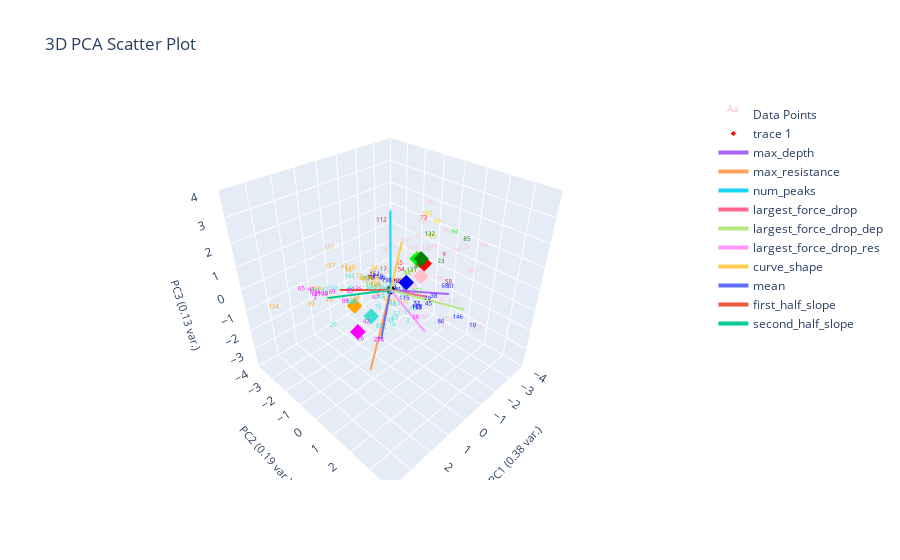
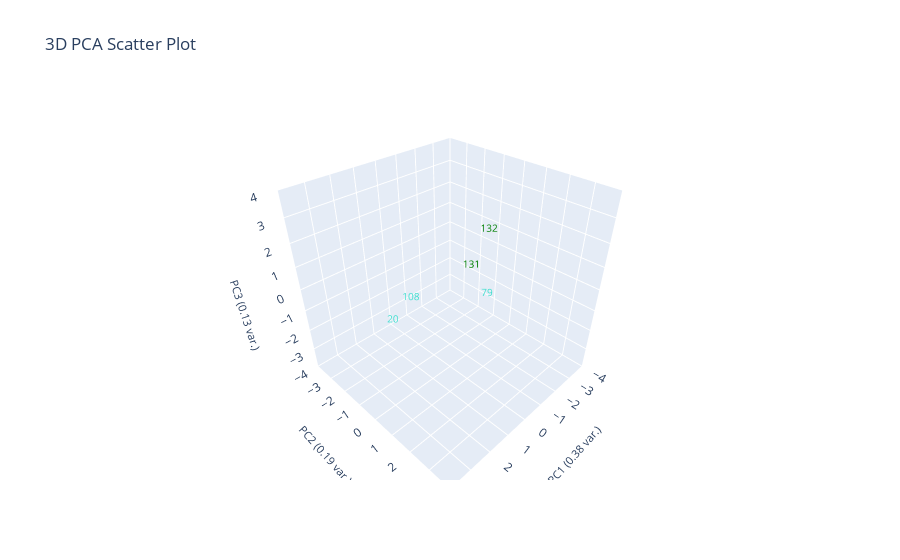
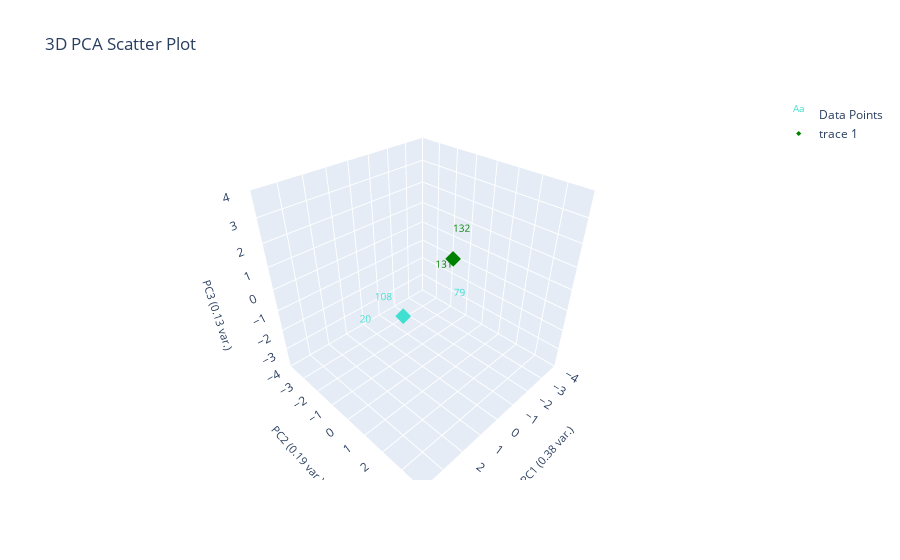
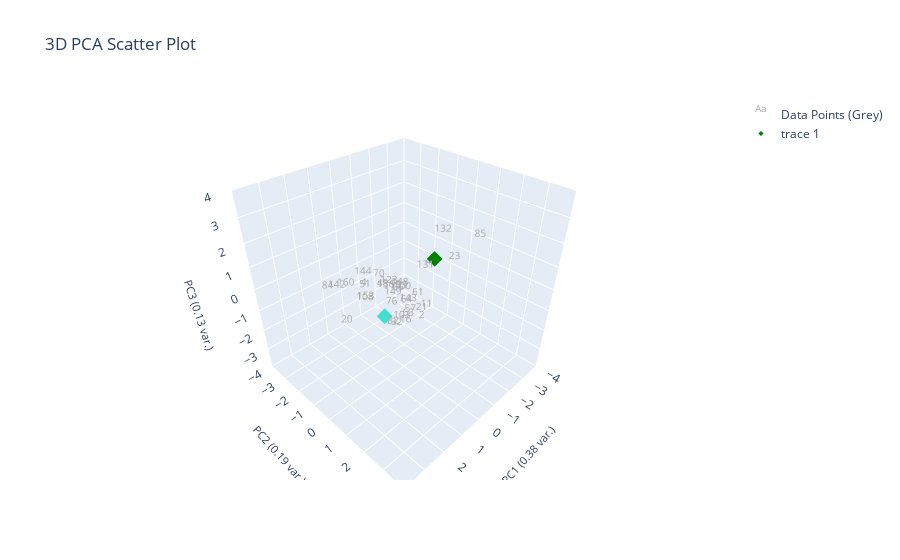

The notebook cell these images were saved under, in order:
### Markdown cell above
# Clustering data with ES-D removed (Corrected)

### Code cell
# should labels be fixed or not
labeled_data_esd_removed = marions_labeled_data[marions_labeled_data[ylabel_name] != 'ES-D'].copy()
marions_labeled_data_esd_removed = marions_labeled_data[marions_labeled_data[ylabel_name] != 'ES-D']

# print('Labeled data only')
plotting.plot_clusters_seperately(labeled_data_esd_removed[f'{ylabel_name}_nums'], curve_data, ylabel_name, bold_idxs=labeled_data_esd_removed.index.tolist(), cluster_category_names=list(ylabel_to_cluster_num.keys()))

label_centroids_esd_removed = find_labels_centroids(labeled_data_esd_removed, ylabel_to_cluster_num, ylabel_name)
pseudo_data_esd_removed = find_closest_centroid(data_features, label_centroids_esd_removed, ylabel_name)

print('Corrected')
changed_ylabel_idxs = find_changed_ylabel_data(labeled_data_esd_removed, pseudo_data_esd_removed, ylabel_name)
corrected_pseudo_data_esd_removed = correct_pseudo_ylabels_to_actual(pseudo_data_esd_removed, marions_labeled_data, ylabel_name, changed_ylabel_idxs)
plotting.plot_clusters_seperately(corrected_pseudo_data_esd_removed[f'pseudo_{ylabel_name}_nums'], curve_data, ylabel_name, cluster_category_names=list(ylabel_to_cluster_num.keys()), pseudo_corrections=labeled_data_esd_removed)
# plotting.plot_pca(corrected_pseudo_data_esd_removed, corrected_pseudo_data_esd_removed[f'pseudo_{ylabel_name}_nums'], 3, graph_title="", ylabel_name=ylabel_name, centroids=label_centroids_esd_removed)

print('Uncorrected')
# find_changed_ylabel_data(marions_labeled_data_esd_removed, pseudo_data_esd_removed, ylabel_name)
# plotting.get_curve_idx_from_cluster_color('pink', pseudo_data_esd_removed[f'pseudo_{ylabel_name}_nums'], pseudo_data_esd_removed.index, data_features)
# plotting.get_curve_idx_from_cluster_color('orange', pseudo_data_esd_removed[f'pseudo_{ylabel_name}_nums'], pseudo_data_esd_removed.index, data_features)
# # print(pseudo_data_esd_removed[:3])
# indicies = pseudo_data_esd_removed[pseudo_data_esd_removed['filenames'].isin(['WS23_L3_T1_P_23.csv','WS23_L3_T1_P_25.csv'])].index
# plotting.plot_specific_curves([indicies.tolist()[0]], curve_data, data_features, color='pink')
# plotting.plot_specific_curves([indicies.tolist()[1]], curve_data, data_features, color='orange')


plotting.plot_clusters_seperately(pseudo_data_esd_removed[f'pseudo_{ylabel_name}_nums'], curve_data, ylabel_name, cluster_category_names=list(ylabel_to_cluster_num.keys()), bold_idxs=marions_labeled_data_esd_removed.index)
# print(label_centroids_esd_removed)
plotting.plot_pca(pseudo_data_esd_removed, pseudo_data_esd_removed[f'pseudo_{ylabel_name}_nums'], 3, graph_title="", ylabel_name=ylabel_name, centroids=label_centroids_esd_removed,
                only_plot_cluster_labels=[])
# plotting.pca_analysis(pseudo_data_esd_removed)
# ylabel_to_cluster_num = {'ES-B':0, 'ES-BW':1, 'ES-S':2, 'ES-S-Plates':3, 'ES-D':4, 'LS':5, 'F':6, 'LS/F':7, 'ES-DB':8, 'ES': 9}
# print(pseudo_data_esd_removed[:3])

# print(pseudo_data_esd_removed.dropna(subset=[ylabel_name])[['filenames', ylabel_name]])
plotting.plot_pseudo_labeling_steps(pseudo_data_esd_removed, pseudo_data_esd_removed[f'pseudo_{ylabel_name}_nums'], 3, graph_title="", ylabel_name=ylabel_name, centroids=label_centroids_esd_removed,
                specific_clusters=[3,6])

### Figure 1 — Plotly figure (JSON) as saved in the notebook; plotly's stock layout.template omitted (floating-point values rounded to 4 significant figures; data arrays with more than 128 entries replaced by an {"elided": "..."} marker saying what was removed)
{"data": [{"mode": "text", "name": "Data Points", "text": {"elided": "164 str values"}, "textfont": {"color": {"elided": "164 str values"}, "size": 6}, "type": "scatter3d", "x": {"elided": "164 float values"}, "y": {"elided": "164 float values"}, "z": {"elided": "164 float values"}}, {"marker": {"color": ["red", "gold", "blue", "green", "pink", "turquoise", "orange", "lime", "magenta"], "size": 4, "symbol": "diamond"}, "mode": "markers", "type": "scatter3d", "x": [-1.877, -2.694, -0.3074, -1.254, -1.592, 1.325, 0.662, -2.122, 2.368], "y": [0.005828, -1.022, 0.5114, 0.371, 0.1046, 0.3358, -1.383, -0.5914, 0.7912], "z": [0.3511, -0.2305, 0.4438, 0.9999, -0.07583, -0.3207, -1.133, 0.2171, -0.1541]}, {"marker": {"color": "black", "size": 3}, "mode": "markers", "name": "Origin", "showlegend": false, "type": "scatter3d", "x": [0], "y": [0], "z": [0]}, {"line": {"width": 4}, "mode": "lines+text", "name": "max_depth", "textposition": "top center", "type": "scatter3d", "x": [0, -2.113], "y": [0, 1.179], "z": [0, -0.662]}, {"line": {"width": 4}, "mode": "lines+text", "name": "max_resistance", "textposition": "top center", "type": "scatter3d", "x": [0, 1.707], "y": [0, 0.6337], "z": [0, -2.557]}, {"line": {"width": 4}, "mode": "lines+text", "name": "num_peaks", "textposition": "top center", "type": "scatter3d", "x": [0, -0.7822], "y": [0, -0.787], "z": [0, 2.75]}, {"line": {"width": 4}, "mode": "lines+text", "name": "largest_force_drop", "textposition": "top center", "type": "scatter3d", "x": [0, -1.256], "y": [0, 0.7324], "z": [0, -0.5802]}, {"line": {"width": 4}, "mode": "lines+text", "name": "largest_force_drop_dep", "textposition": "top center", "type": "scatter3d", "x": [0, -1.0], "y": [0, 2.71], "z": [0, 0.001718]}, {"line": {"width": 4}, "mode": "lines+text", "name": "largest_force_drop_res", "textposition": "top center", "type": "scatter3d", "x": [0, 1.175], "y": [0, 2.749], "z": [0, 0.3117]}, {"line": {"width": 4}, "mode": "lines+text", "name": "curve_shape", "textposition": "top center", "type": "scatter3d", "x": [0, 0.9422], "y": [0, 1.443], "z": [0, 3.023]}, {"line": {"width": 4}, "mode": "lines+text", "name": "mean", "textposition": "top center", "type": "scatter3d", "x": [0, 2.062], "y": [0, 1.62], "z": [0, -0.1675]}, {"line": {"width": 4}, "mode": "lines+text", "name": "first_half_slope", "textposition": "top center", "type": "scatter3d", "x": [0, 2.135], "y": [0, -0.3317], "z": [0, 0.9013]}, {"line": {"width": 4}, "mode": "lines+text", "name": "second_half_slope", "textposition": "top center", "type": "scatter3d", "x": [0, 1.831], "y": [0, -1.527], "z": [0, -0.2198]}], "layout": {"autosize": true, "scene": {"aspectmode": "cube", "xaxis": {"range": [-4, 4], "title": {"font": {"size": 11}, "text": "PC1 (0.38 var.)"}}, "yaxis": {"range": [-4, 4], "title": {"font": {"size": 11}, "text": "PC2 (0.19 var.)"}}, "zaxis": {"range": [-4, 4], "title": {"font": {"size": 11}, "text": "PC3 (0.13 var.)"}}}, "title": {"text": "3D PCA Scatter Plot"}}}

### Figure 2 — Plotly figure (JSON) as saved in the notebook; plotly's stock layout.template omitted (floating-point values rounded to 4 significant figures)
{"data": [{"mode": "text", "name": "Data Points", "text": ["20", "79", "108", "131", "132"], "textfont": {"color": ["turquoise", "turquoise", "turquoise", "green", "green"], "size": 10}, "type": "scatter3d", "x": [2.774, -0.3466, 1.547, -0.03099, -2.477], "y": [-0.05549, 1.55, -0.4877, 1.001, -0.2591], "z": [-0.4609, -0.1167, -0.3846, 1.012, 0.9882]}], "layout": {"autosize": true, "scene": {"aspectmode": "cube", "xaxis": {"range": [-4, 4], "title": {"font": {"size": 11}, "text": "PC1 (0.38 var.)"}}, "yaxis": {"range": [-4, 4], "title": {"font": {"size": 11}, "text": "PC2 (0.19 var.)"}}, "zaxis": {"range": [-4, 4], "title": {"font": {"size": 11}, "text": "PC3 (0.13 var.)"}}}, "title": {"text": "3D PCA Scatter Plot"}}}

### Figure 3 — Plotly figure (JSON) as saved in the notebook; plotly's stock layout.template omitted (floating-point values rounded to 4 significant figures)
{"data": [{"mode": "text", "name": "Data Points", "text": ["20", "79", "108", "131", "132"], "textfont": {"color": ["turquoise", "turquoise", "turquoise", "green", "green"], "size": 10}, "type": "scatter3d", "x": [2.774, -0.3466, 1.547, -0.03099, -2.477], "y": [-0.05549, 1.55, -0.4877, 1.001, -0.2591], "z": [-0.4609, -0.1167, -0.3846, 1.012, 0.9882]}, {"marker": {"color": ["green", "turquoise"], "size": 4, "symbol": "diamond"}, "mode": "markers", "type": "scatter3d", "x": [-1.254, 1.325], "y": [0.371, 0.3358], "z": [0.9999, -0.3207]}], "layout": {"autosize": true, "scene": {"aspectmode": "cube", "xaxis": {"range": [-4, 4], "title": {"font": {"size": 11}, "text": "PC1 (0.38 var.)"}}, "yaxis": {"range": [-4, 4], "title": {"font": {"size": 11}, "text": "PC2 (0.19 var.)"}}, "zaxis": {"range": [-4, 4], "title": {"font": {"size": 11}, "text": "PC3 (0.13 var.)"}}}, "title": {"text": "3D PCA Scatter Plot"}}}

### Figure 4 — Plotly figure (JSON) as saved in the notebook; plotly's stock layout.template omitted (floating-point values rounded to 4 significant figures)
{"data": [{"mode": "text", "name": "Data Points (Grey)", "text": ["2", "4", "11", "16", "20", "21", "23", "32", "44", "48", "51", "57", "61", "63", "64", "66", "70", "76", "82", "84", "85", "90", "100", "103", "108", "123", "131", "132", "133", "136", "142", "143", "144", "148", "149", "153", "160"], "textfont": {"color": "darkgrey", "size": 10}, "type": "scatter3d", "x": [1.299, 1.468, 0.368, 1.981, 2.774, 1.242, -1.176, 0.3793, -1.049, 0.7186, 1.761, 1.169, 0.8971, 1.648, 1.585, 1.392, 0.5427, 1.46, 1.595, 2.67, -0.8087, 0.3674, 0.7719, 0.8644, 1.547, 0.397, -0.03099, -2.477, 1.125, 1.287, 2.688, 1.01, 1.156, 1.15, 0.2719, 1.549, 2.299], "y": [2.123, -0.6141, 1.472, 2.058, -0.05549, 2.019, 1.402, -0.04474, 0.3915, -0.435, -0.2354, 1.471, 1.518, 1.848, 1.693, 1.095, -0.8164, 0.8465, 1.043, -1.15, 2.657, -0.09243, 0.6952, 0.7569, -0.4877, -0.4097, 1.001, -0.2591, 0.844, 0.3871, -0.5617, 1.22, -0.9905, 0.9523, -0.3303, -0.4438, -0.5591], "z": [0.1601, 0.1846, -0.2515, 0.3473, -0.4609, 0.4145, 1.037, -2.034, 0.4095, -0.154, 0.4471, -0.01717, 0.5732, 0.3048, 0.7388, 0.8201, 0.02727, 0.1135, -0.569, 0.391, 2.62, -0.1922, 0.3338, -0.9133, -0.3846, -0.1566, 1.012, 0.9882, 0.6295, 0.5214, 0.745, 0.2153, 0.3461, 0.8388, -0.719, -0.3013, 0.6315]}, {"marker": {"color": ["green", "turquoise"], "size": 4, "symbol": "diamond"}, "mode": "markers", "type": "scatter3d", "x": [-1.254, 1.325], "y": [0.371, 0.3358], "z": [0.9999, -0.3207]}], "layout": {"autosize": true, "scene": {"aspectmode": "cube", "xaxis": {"range": [-4, 4], "title": {"font": {"size": 11}, "text": "PC1 (0.38 var.)"}}, "yaxis": {"range": [-4, 4], "title": {"font": {"size": 11}, "text": "PC2 (0.19 var.)"}}, "zaxis": {"range": [-4, 4], "title": {"font": {"size": 11}, "text": "PC3 (0.13 var.)"}}}, "title": {"text": "3D PCA Scatter Plot"}}}
